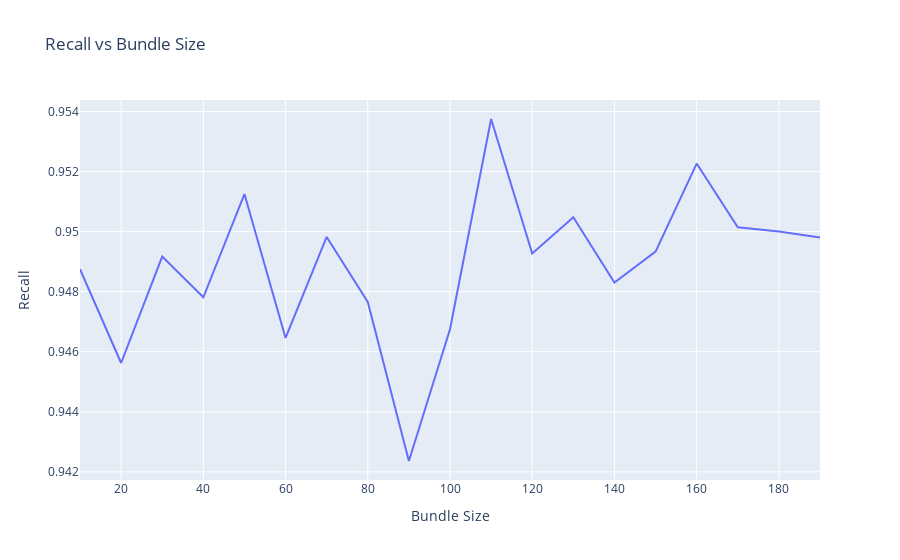

Notebook cell for this chart:
### Code cell
# recqll vs bundle size
df = pd.DataFrame({'Bundle Size': BUNDLE_SIZES, 'Recall': metric_averages.mean(dim=1)[:, 0]})
fig = px.line(x='Bundle Size', y='Recall', data_frame=df, title='Recall vs Bundle Size')
fig.update_traces(textposition='top center')
fig.update_layout(title='Recall vs Bundle Size', xaxis_title='Bundle Size', yaxis_title='Recall')
fig.show()

### Figure 1 — Plotly figure (JSON) as saved in the notebook; plotly's stock layout.template omitted (floating-point values rounded to 4 significant figures)
{"data": [{"hovertemplate": "Bundle Size=%{x}<br>Recall=%{y}<extra></extra>", "legendgroup": "", "line": {"color": "#636efa", "dash": "solid"}, "marker": {"symbol": "circle"}, "mode": "lines", "name": "", "orientation": "v", "showlegend": false, "textposition": "top center", "type": "scatter", "x": [10, 20, 30, 40, 50, 60, 70, 80, 90, 100, 110, 120, 130, 140, 150, 160, 170, 180, 190], "xaxis": "x", "y": [0.9487, 0.9456, 0.9492, 0.9478, 0.9513, 0.9465, 0.9498, 0.9477, 0.9424, 0.9467, 0.9538, 0.9493, 0.9505, 0.9483, 0.9493, 0.9523, 0.9501, 0.95, 0.9498], "yaxis": "y"}], "layout": {"legend": {"tracegroupgap": 0}, "title": {"text": "Recall vs Bundle Size"}, "xaxis": {"anchor": "y", "domain": [0, 1], "title": {"text": "Bundle Size"}}, "yaxis": {"anchor": "x", "domain": [0, 1], "title": {"text": "Recall"}}}}
